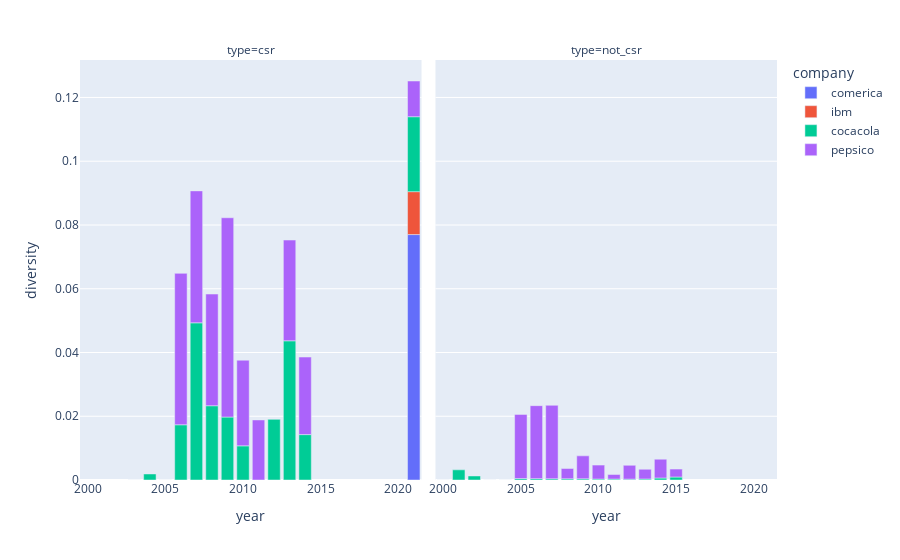

The notebook cell this image was saved under:
### Markdown cell above
#### Plot

Next we plot the results using plotly.

### Code cell
# # read in data
df_plot = pd.read_csv("parsed_documents_with_tfidf.csv", index_col=0)

# drop unnecessary rows
df_plot = df_plot.drop(columns=['source','contents','lemmatized'])

# filter rows to be plotted by searching the column name (e.g. year)
# df_plot = df_plot[(df_plot['file'].str.contains("bank")) | (df_plot['file'].str.contains("hsbc"))]
# cols1 = [col for col in df_plot.columns if '2007' in col]
# cols2 = [col for col in df_plot.columns if 'pepsi' in col]
# df_plot = df_plot[cols1]

# plot it
fig = px.bar(df_plot, x='year', y='diversity', color='company',
    facet_col="type"
    )
fig.show()

# export it
filename="test_plot_2"
fig.write_html(filename + ".html")

### Figure 1 — Plotly figure (JSON) as saved in the notebook; plotly's stock layout.template omitted (floating-point values rounded to 4 significant figures)
{"data": [{"alignmentgroup": "True", "hovertemplate": "company=comerica<br>type=csr<br>year=%{x}<br>diversity=%{y}<extra></extra>", "legendgroup": "comerica", "marker": {"color": "#636efa", "pattern": {"shape": ""}}, "name": "comerica", "offsetgroup": "comerica", "orientation": "v", "showlegend": true, "textposition": "auto", "type": "bar", "x": [2021], "xaxis": "x", "y": [0.07699], "yaxis": "y"}, {"alignmentgroup": "True", "hovertemplate": "company=ibm<br>type=csr<br>year=%{x}<br>diversity=%{y}<extra></extra>", "legendgroup": "ibm", "marker": {"color": "#EF553B", "pattern": {"shape": ""}}, "name": "ibm", "offsetgroup": "ibm", "orientation": "v", "showlegend": true, "textposition": "auto", "type": "bar", "x": [2021], "xaxis": "x", "y": [0.01346], "yaxis": "y"}, {"alignmentgroup": "True", "hovertemplate": "company=cocacola<br>type=csr<br>year=%{x}<br>diversity=%{y}<extra></extra>", "legendgroup": "cocacola", "marker": {"color": "#00cc96", "pattern": {"shape": ""}}, "name": "cocacola", "offsetgroup": "cocacola", "orientation": "v", "showlegend": true, "textposition": "auto", "type": "bar", "x": [2003, 2004, 2005, 2006, 2007, 2008, 2009, 2010, 2011, 2012, 2013, 2014, 2021], "xaxis": "x", "y": [0, 0.001891, 0, 0.01733, 0.04931, 0.0233, 0.01975, 0.01072, 0, 0.01902, 0.04367, 0.01424, 0.02352], "yaxis": "y"}, {"alignmentgroup": "True", "hovertemplate": "company=cocacola<br>type=not_csr<br>year=%{x}<br>diversity=%{y}<extra></extra>", "legendgroup": "cocacola", "marker": {"color": "#00cc96", "pattern": {"shape": ""}}, "name": "cocacola", "offsetgroup": "cocacola", "orientation": "v", "showlegend": false, "textposition": "auto", "type": "bar", "x": [2000, 2001, 2002, 2003, 2004, 2005, 2006, 2007, 2008, 2009, 2010, 2011, 2012, 2013, 2014, 2015], "xaxis": "x2", "y": [0, 0.003189, 0.001263, 0, 0, 0.0004493, 0.0004272, 0.0003906, 0.0003694, 0.0003737, 0.000295, 0.0002881, 0.0002707, 0.0003096, 0.0006289, 0.0009369], "yaxis": "y2"}, {"alignmentgroup": "True", "hovertemplate": "company=pepsico<br>type=csr<br>year=%{x}<br>diversity=%{y}<extra></extra>", "legendgroup": "pepsico", "marker": {"color": "#ab63fa", "pattern": {"shape": ""}}, "name": "pepsico", "offsetgroup": "pepsico", "orientation": "v", "showlegend": true, "textposition": "auto", "type": "bar", "x": [2006, 2007, 2008, 2009, 2010, 2011, 2013, 2014, 2021], "xaxis": "x", "y": [0.0475, 0.04139, 0.03504, 0.06252, 0.02686, 0.01884, 0.0316, 0.02433, 0.0112], "yaxis": "y"}, {"alignmentgroup": "True", "hovertemplate": "company=pepsico<br>type=not_csr<br>year=%{x}<br>diversity=%{y}<extra></extra>", "legendgroup": "pepsico", "marker": {"color": "#ab63fa", "pattern": {"shape": ""}}, "name": "pepsico", "offsetgroup": "pepsico", "orientation": "v", "showlegend": false, "textposition": "auto", "type": "bar", "x": [2005, 2006, 2007, 2008, 2009, 2010, 2011, 2012, 2013, 2014, 2015], "xaxis": "x2", "y": [0.02012, 0.02289, 0.02304, 0.003228, 0.007204, 0.004375, 0.001429, 0.004334, 0.003055, 0.005896, 0.002479], "yaxis": "y2"}], "layout": {"annotations": [{"font": {}, "showarrow": false, "text": "type=csr", "x": 0.245, "xanchor": "center", "xref": "paper", "y": 1, "yanchor": "bottom", "yref": "paper"}, {"font": {}, "showarrow": false, "text": "type=not_csr", "x": 0.755, "xanchor": "center", "xref": "paper", "y": 1, "yanchor": "bottom", "yref": "paper"}], "barmode": "relative", "legend": {"title": {"text": "company"}, "tracegroupgap": 0}, "margin": {"t": 60}, "xaxis": {"anchor": "y", "domain": [0, 0.49], "title": {"text": "year"}}, "xaxis2": {"anchor": "y2", "domain": [0.51, 1], "matches": "x", "title": {"text": "year"}}, "yaxis": {"anchor": "x", "domain": [0, 1], "title": {"text": "diversity"}}, "yaxis2": {"anchor": "x2", "domain": [0, 1], "matches": "y", "showticklabels": false}}}
